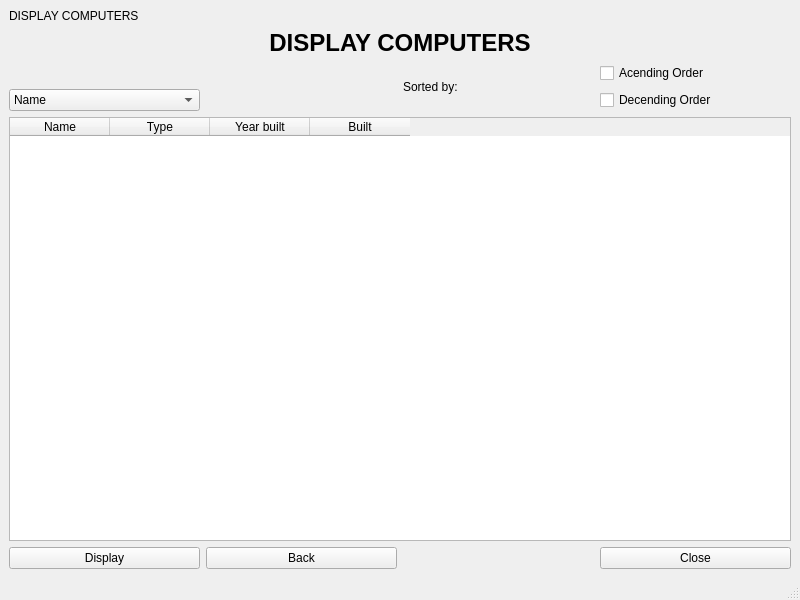
<?xml version="1.0" encoding="UTF-8"?>
<ui version="4.0">
 <class>DisplayComputersWindow</class>
 <widget class="QMainWindow" name="DisplayComputersWindow">
  <property name="geometry">
   <rect>
    <x>0</x>
    <y>0</y>
    <width>800</width>
    <height>600</height>
   </rect>
  </property>
  <property name="windowTitle">
   <string>MainWindow</string>
  </property>
  <widget class="QWidget" name="centralwidget">
   <layout class="QGridLayout" name="gridLayout">
    <item row="0" column="0">
     <widget class="QLabel" name="label">
      <property name="text">
       <string>DISPLAY COMPUTERS</string>
      </property>
     </widget>
    </item>
    <item row="1" column="1" colspan="2">
     <widget class="QLabel" name="label_2">
      <property name="text">
       <string>&lt;html&gt;&lt;head/&gt;&lt;body&gt;&lt;p align=&quot;center&quot;&gt;&lt;span style=&quot; font-size:18pt; font-weight:600;&quot;&gt;DISPLAY COMPUTERS&lt;/span&gt;&lt;/p&gt;&lt;/body&gt;&lt;/html&gt;</string>
      </property>
     </widget>
    </item>
    <item row="2" column="2" rowspan="2">
     <widget class="QLabel" name="label_3">
      <property name="text">
       <string>Sorted by:</string>
      </property>
     </widget>
    </item>
    <item row="2" column="3">
     <widget class="QCheckBox" name="acending_checkBox">
      <property name="text">
       <string>Acending Order</string>
      </property>
     </widget>
    </item>
    <item row="3" column="0">
     <widget class="QComboBox" name="values_comboBox">
      <item>
       <property name="text">
        <string>Name</string>
       </property>
      </item>
      <item>
       <property name="text">
        <string>Type</string>
       </property>
      </item>
      <item>
       <property name="text">
        <string>Year built</string>
       </property>
      </item>
      <item>
       <property name="text">
        <string>Built</string>
       </property>
      </item>
     </widget>
    </item>
    <item row="3" column="3">
     <widget class="QCheckBox" name="decending_checkBox">
      <property name="text">
       <string>Decending Order</string>
      </property>
     </widget>
    </item>
    <item row="4" column="0" colspan="4">
     <widget class="QTableWidget" name="displayTable_tableWidget">
      <column>
       <property name="text">
        <string>Name</string>
       </property>
      </column>
      <column>
       <property name="text">
        <string>Type</string>
       </property>
      </column>
      <column>
       <property name="text">
        <string>Year built</string>
       </property>
      </column>
      <column>
       <property name="text">
        <string>Built</string>
       </property>
      </column>
     </widget>
    </item>
    <item row="5" column="0">
     <widget class="QPushButton" name="display_pushButton">
      <property name="text">
       <string>Display</string>
      </property>
     </widget>
    </item>
    <item row="5" column="1">
     <widget class="QPushButton" name="back_pushButton">
      <property name="text">
       <string>Back</string>
      </property>
     </widget>
    </item>
    <item row="5" column="3">
     <widget class="QPushButton" name="close_pushButton">
      <property name="text">
       <string>Close</string>
      </property>
     </widget>
    </item>
   </layout>
  </widget>
  <widget class="QMenuBar" name="menubar">
   <property name="geometry">
    <rect>
     <x>0</x>
     <y>0</y>
     <width>800</width>
     <height>20</height>
    </rect>
   </property>
  </widget>
  <widget class="QStatusBar" name="statusbar"/>
 </widget>
 <resources/>
 <connections/>
</ui>
